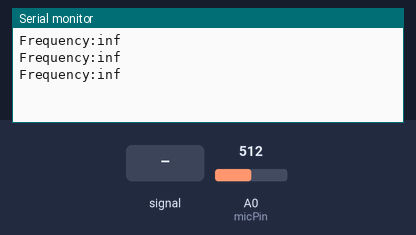
A sketch run on a simulated Arduino Uno, built with avr-gcc and run on an emulated ATmega328P. Shown: the last lines printed to the serial monitor. The test bench sets the inputs (shaded band); at power-on: A0 (micPin) = 512.

Above: at 1.2 s.
1.3 s: A0 (micPin) fed a 200 Hz sine of ±81 counts around its level
At 1.93 s:
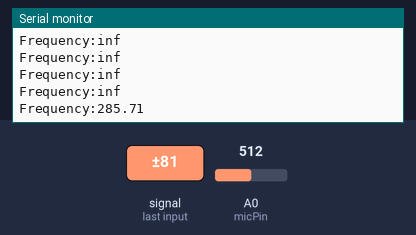
3.9 s: A0 (micPin) set to 900
At 4.09 s:
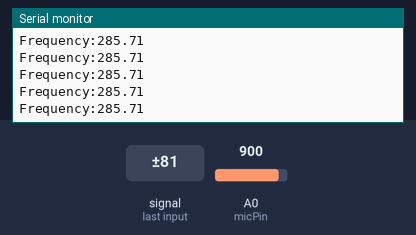
5.4 s: A0 (micPin) fed a 200 Hz sine of ±81 counts around its level
At 5.89 s:
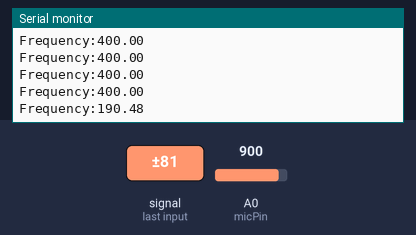
6.9 s: A0 (micPin) set to 867
At 6.96 s:
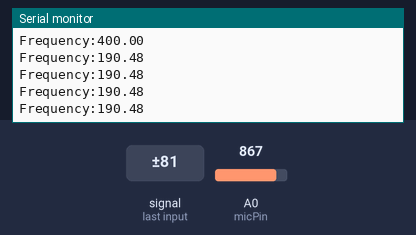
Timing chart, 0 to 9.9 s (numbered marks = the images above; inputs shaded):
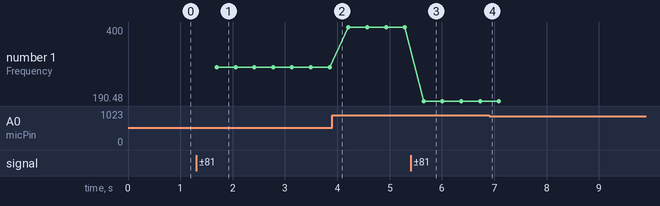

Measured:
- after the input at 1.3 s, the serial monitor: prints a new line after 0.40 s (image 1)
- after the input at 5.4 s, the serial monitor: prints a new line after 0.25 s (image 3)
- plotted number 1: 285.71 → 400 after the input at 3.9 s, 400 → 190.48 after the input at 5.4 s

The sketch:

FrequencyAutocorrelation.ino
```cpp
// Simple autocorrelation pitch detection (fundamental period estimation)
const int micPin = A0;
const int sampleRate = 4000;  // Hz
const int windowSize = 400;
int samples[windowSize];

void setup() {
  Serial.begin(9600);
}

void loop() {
  // Sample
  for (int i = 0; i < windowSize; ++i) {
    samples[i] = analogRead(micPin) - 512; // Subtract DC offset
    delayMicroseconds(1000000UL / sampleRate);
  }

  // Autocorrelation (lags: 10--200, for 20Hz -- 400Hz fundamental)
  int bestLag = 0;
  long bestSum = 0;
  for (int lag = 10; lag < 200; ++lag) {
    long sum = 0;
    for (int i = 0; i < windowSize - lag; ++i) {
      sum += samples[i] * samples[i + lag];
    }
    if (sum > bestSum) {
      bestSum = sum;
      bestLag = lag;
    }
  }
  float freq = sampleRate / float(bestLag);
  Serial.print("Frequency:"); Serial.println(freq);

  delay(100);  // For demonstration (analyze every 0.1 s)
}
```
